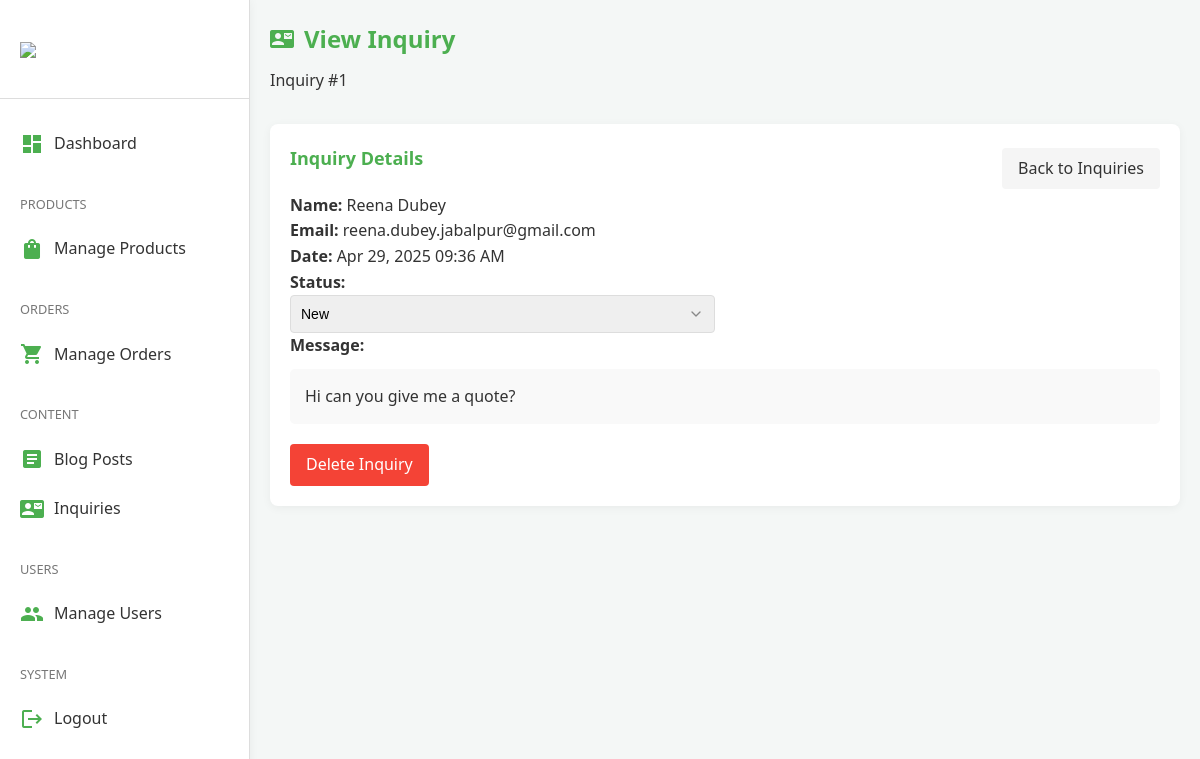
The page /view_inquiry.php?id=1 (signed in) on the database its author committed.
### tables this page shows
CREATE TABLE `contact_submissions` (
  `id` int(11) NOT NULL,
  `name` varchar(255) NOT NULL,
  `email` varchar(255) NOT NULL,
  `message` text NOT NULL,
  `inquiry_type` varchar(50) NOT NULL,
  `order_id` int(11) DEFAULT NULL,
  `created_at` timestamp NOT NULL DEFAULT current_timestamp(),
  `status` varchar(20) NOT NULL DEFAULT 'new'
);

### view_inquiry.php (the view, shortened to what this page needs)
<?php
require_once 'db_connect.php';
$inquiry_id = isset($_GET['id']) ? $_GET['id'] : 0;
$inquiry_query = "SELECT c.*
                 FROM contact_submissions c
                 WHERE c.id = ?";
$stmt = $conn->prepare($inquiry_query);
$stmt->bind_param("i", $inquiry_id);
$stmt->execute();
$result = $stmt->get_result();
$inquiry = $result->fetch_assoc();
?>
<!DOCTYPE html>
<html lang="en">
<head>
    <link rel="stylesheet" href="admin.css">
</head>
<body>
    <div class="admin-container">
        <?php include 'admin_nav.php'; ?>
        <main class="admin-main">
            <div class="admin-header">
                <h1><i class="material-icons">contact_mail</i> View Inquiry</h1>
                <p>Inquiry #<?php echo $inquiry['id']; ?></p>
            </div>
            <section class="admin-section">
                <div class="section-header" style="display: flex; justify-content: space-between; align-items: center;">
                    <h2>Inquiry Details</h2>
                    <a href="inquiries.php" class="btn btn-secondary">Back to Inquiries</a>
                </div>
                <div class="inquiry-details">
                    <div class="form-grid">
                        <div>
                            <p><strong>Name:</strong> <?php echo htmlspecialchars($inquiry['name']); ?></p>
                            <p><strong>Email:</strong> <?php echo htmlspecialchars($inquiry['email']); ?></p>
                            <p><strong>Date:</strong> <?php echo date('M d, Y h:i A', strtotime($inquiry['created_at'])); ?></p>
                            <p><strong>Status:</strong>
                                <form method="post" action="">
                                    <select name="status" class="form-control" onchange="this.form.submit()">
                                        <option value="new" <?php echo (!isset($inquiry['status']) || $inquiry['status'] == 'new') ? 'selected' : ''; ?>>New</option>
                                    </select>
                                </form>
                            </p>
                        </div>
                    </div>
                    <div class="form-group">
                        <label><strong>Message:</strong></label>
                        <div class="message-content" style="background-color: #f9f9f9; padding: 15px; border-radius: 5px; margin-top: 10px;">
                            <?php echo nl2br(htmlspecialchars($inquiry['message'])); ?>
                        </div>
                    </div>
                    <div class="form-actions" style="margin-top: 20px;">
                        <a href="inquiries.php?delete=<?php echo $inquiry['id']; ?>" class="btn btn-danger" onclick="return confirm('Are you sure you want to delete this inquiry?')">Delete Inquiry</a>
                    </div>
                </div>
            </section>
        </main>
    </div>
</body>
</html>

### admin.css (style rules this page uses)
:root { --primary-color: #4caf50; --primary-dark: #388e3c; --primary-light: #c8e6c9; --accent-color: #ff9800; --text-color: #333; --light-text: #777; --light-bg: #f9f9f9; --border-color: #ddd; --success: #4caf50; --warning: #ffc107; --danger-color: #f44336; --hover-color: rgba(0, 0, 0, 0.05); }
* { margin: 0; padding: 0; box-sizing: border-box; }
body { font-family: "Segoe UI", Tahoma, Geneva, Verdana, sans-serif; color: var(--text-color); background-color: #f4f7f6; line-height: 1.6; }
.admin-container { display: flex; min-height: 100vh; }
.admin-main { flex-grow: 1; margin-left: 250px; padding: 20px; }
.admin-header { margin-bottom: 30px; }
.admin-header h1 { font-size: 24px; color: var(--primary-color); display: flex; align-items: center; gap: 10px; margin-bottom: 10px; }
.admin-section { background-color: white; border-radius: 8px; box-shadow: 0 2px 10px rgba(0, 0, 0, 0.05); margin-bottom: 30px; padding: 20px; }
.admin-section h2 { font-size: 18px; margin-bottom: 20px; color: var(--primary-color); display: flex; align-items: center; gap: 10px; }
.btn { display: inline-block; size:auto; padding: 8px 16px; border: none; border-radius: 4px; cursor: pointer; font-weight: 500; text-decoration: none; transition: all 0.3s ease; }
.btn-secondary { height:auto; background-color: #f5f5f5; color: var(--text-color); }
.btn-danger { background-color: var(--danger-color); color: white; }
.form-group { margin-bottom: 20px; }
.form-group label { display: block; margin-bottom: 8px; font-weight: 500; }
.form-control { width: 100%; padding: 10px; border: 1px solid var(--border-color); border-radius: 4px; font-size: 14px; }
.form-grid { display: grid; grid-template-columns: repeat(auto-fill, minmax(300px, 1fr)); gap: 20px; }
select.form-control { -webkit-appearance: none; -moz-appearance: none; appearance: none; background-repeat: no-repeat; background-position: right 10px center; background-size: 16px; padding-right: 30px; }

### rows shown on the page
contact_submissions: id "1", name "Reena Dubey", email "reena.dubey.jabalpur@gmail.com", created_at "Apr 29, 2025 09:36 AM", status "New", message "Hi can you give me a quote?"
